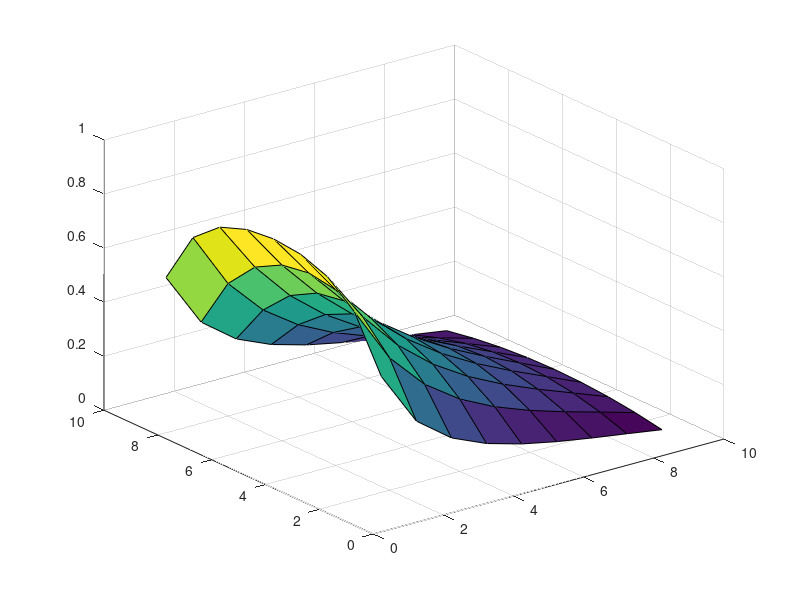

Reproduce this figure in MATLAB.
N=10;
dx=1/N;
A_diag=eye(N-1)*(-4/dx^2);
A_diag=A_diag+diag(ones(N-2,1),1)/dx^2;
A_diag=A_diag+diag(ones(N-2,1),-1)/dx^2;
A_off=eye(N-1)/dx^2;
A=sparse((N-1)*(N-1),(N-1)*(N-1));
for i=1:N-1
    A((i-1)*(N-1)+1:(i-1)*(N-1)+(N-1),(i-1)*(N-1)+1:(i-1)*(N-1)+(N-1))=A_diag;
end
for i=2:N-1
    A((i-2)*(N-1)+1:(i-2)*(N-1)+(N-1),(i-1)*(N-1)+1:(i-1)*(N-1)+(N-1))=A_off;
    A((i-1)*(N-1)+1:(i-1)*(N-1)+(N-1),(i-2)*(N-1)+1:(i-2)*(N-1)+(N-1))=A_off;
end
f=ones((N-1)*(N-1),1);
f(1:N-1)=f(1:N-1)+1/dx^2; %u0j=1;
u=-A\f;
u=reshape(u,N-1,N-1);
surf(u)
